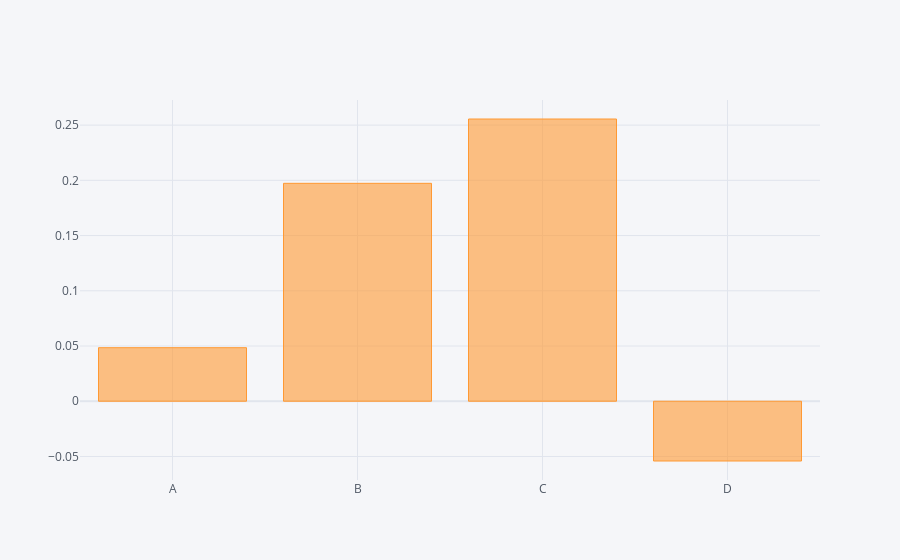

Notebook code for this chart:
### Code cell
df.mean().iplot(kind='bar')

### Figure 1 — Plotly figure (JSON) as saved in the notebook; plotly's stock layout.template omitted (floating-point values rounded to 4 significant figures)
{"data": [{"marker": {"color": "rgba(255, 153, 51, 0.6)", "line": {"color": "rgba(255, 153, 51, 1.0)", "width": 1}}, "name": "None", "orientation": "v", "text": "", "type": "bar", "x": ["A", "B", "C", "D"], "y": [0.04847, 0.1973, 0.2555, -0.05412]}], "layout": {"legend": {"bgcolor": "#F5F6F9", "font": {"color": "#4D5663"}}, "paper_bgcolor": "#F5F6F9", "plot_bgcolor": "#F5F6F9", "title": {"font": {"color": "#4D5663"}}, "xaxis": {"gridcolor": "#E1E5ED", "showgrid": true, "tickfont": {"color": "#4D5663"}, "title": {"font": {"color": "#4D5663"}, "text": ""}, "zerolinecolor": "#E1E5ED"}, "yaxis": {"gridcolor": "#E1E5ED", "showgrid": true, "tickfont": {"color": "#4D5663"}, "title": {"font": {"color": "#4D5663"}, "text": ""}, "zerolinecolor": "#E1E5ED"}}}
